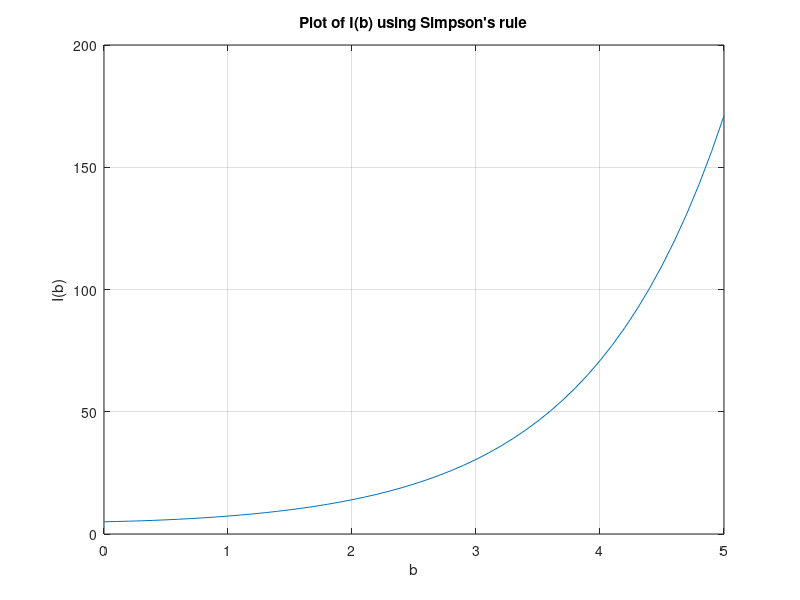

Reproduce this figure in MATLAB.
function b1()

    % Calculate I(4.6)
    num_intervals = 100; % Using 100 intervals for a good approximation
    b_value_to_shade = 4.6;
    x_values = linspace(0, 5, num_intervals + 1);
    h = x_values(2) - x_values(1);
    y_values = integrand(x_values, b_value_to_shade);
    I_4_6 = (h / 3) * (y_values(1) + 4 * sum(y_values(2:2:end-1)) + 2 * sum(y_values(3:2:end-1)) + y_values(end));
    fprintf('I(4.6) = %.4f\n', I_4_6);

    % Calculate I(b) for each b using Simpson's rule
    b_values = 0:0.1:5;
    I_values = zeros(1, length(b_values));

    for idx = 1:length(b_values)
        b = b_values(idx);
        y_values = integrand(linspace(0, 5, num_intervals + 1), b);
        I = (h / 3) * (y_values(1) + 4 * sum(y_values(2:2:end-1)) + 2 * sum(y_values(3:2:end-1)) + y_values(end));
        I_values(idx) = I;
    end

    % Plot the results
    plot(b_values, I_values)
    xlabel('b')
    ylabel('I(b)')
    title("Plot of I(b) using Simpson's rule")
    grid on

    function y = integrand(t, b)
        y = exp(-b .* cos(t));
    end
end
